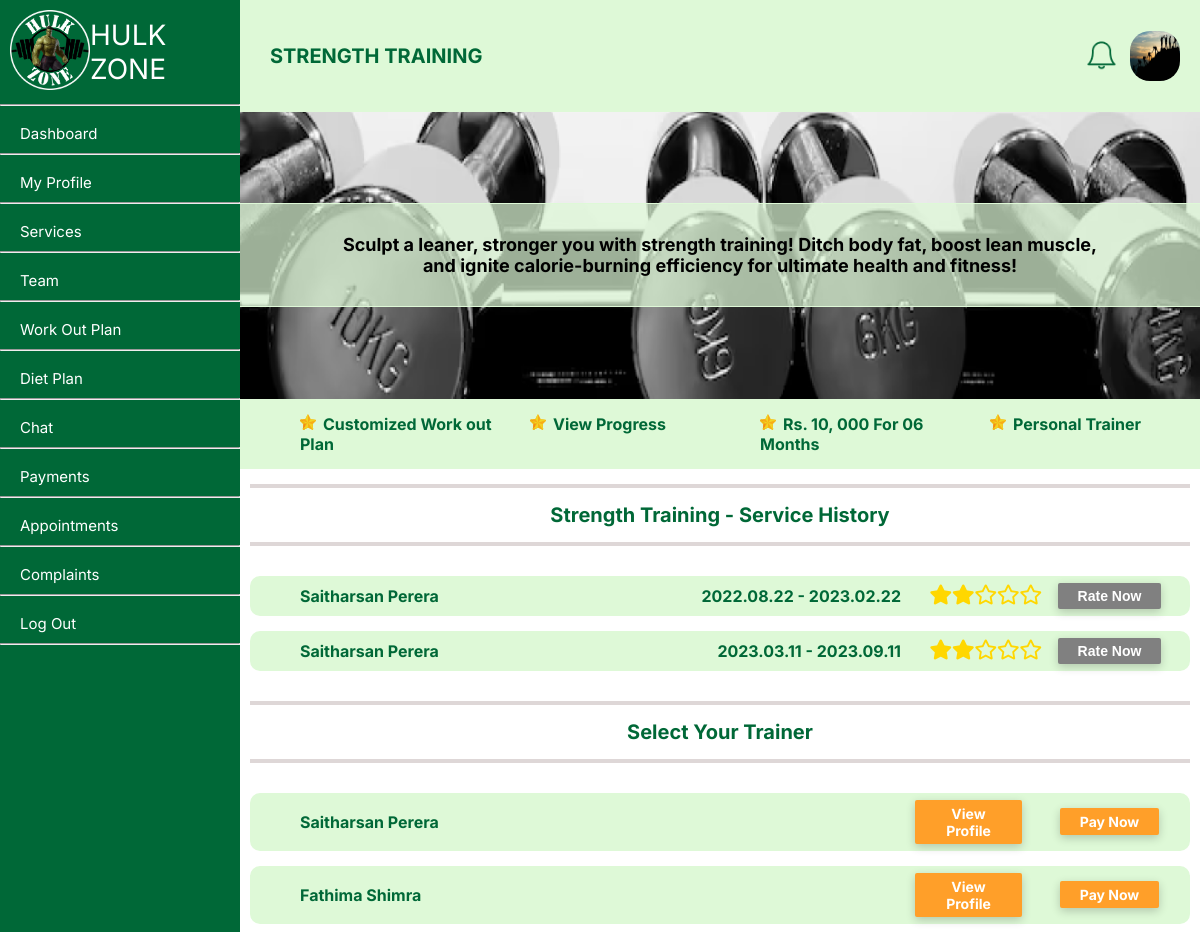
Page /member/strength.php (signed in) on the committed database.
### tables this page shows
CREATE TABLE `user` (
  `userID` int NOT NULL,
  `fName` text NOT NULL,
  `lName` text NOT NULL,
  `NIC` text NOT NULL,
  `gender` varchar(50) NOT NULL,
  `profilePhoto` text,
  `dateOfBirth` date NOT NULL,
  `roles` int NOT NULL,
  `statuses` int NOT NULL,
  `contactNumber` int NOT NULL,
  `streetNumber` varchar(255) DEFAULT NULL,
  `addressLine01` text,
  `addressLine02` text,
  `city` text,
  `pw` varchar(255) NOT NULL,
  `created_at` date NOT NULL,
  `email` varchar(50) NOT NULL
);

CREATE TABLE `servicecharge` (
  `memberID` int NOT NULL,
  `paymentID` int NOT NULL,
  `serviceID` int NOT NULL,
  `employeeID` int NOT NULL,
  `startDate` datetime NOT NULL,
  `endDate` datetime NOT NULL,
  `rate` int DEFAULT '0'
);

CREATE TABLE `employeeservice` (
  `serviceID` int NOT NULL,
  `employeeID` int NOT NULL
);

### member/setProfilePic.php (called while the page is built)
<?php
$query = "SELECT * from user where userID = " . $_SESSION['userID'];
    $result = mysqli_query($conn, $query);
    $query1 = "SELECT * from member where userID = " . $_SESSION['userID'];
    $result1 = mysqli_query($conn, $query1);
    if (mysqli_num_rows($result) == 1 && mysqli_num_rows($result1) == 1) {
        $row = mysqli_fetch_assoc($result);
        $row1 = mysqli_fetch_assoc($result1);
    } else {
        echo '<script> window.alert("Error receiving data!");</script>';
    }
    if(isset($row['profilePhoto']) && $row['profilePhoto'] != NULL){
        $profilePictureLink = $row['profilePhoto'];
    }else{
        $profilePictureLink = '../profileImages/default.png';
    }
?>

### member/strength.php (the view, shortened to what this page needs)
<?php
include '../connect.php';
?>
<?php
    include("setProfilePic.php");
?>
<!DOCTYPE html>
<html lang="en">
<head>
    <link rel="stylesheet" type="text/css" href="../member/style/gen.css">
    <link rel="stylesheet" type="text/css" href="../member/style/servicepage.css">
    <link rel="stylesheet" href="https://cdnjs.cloudflare.com/ajax/libs/font-awesome/5.15.3/css/all.min.css">
</head>
<body>
    <div class="container">
        <div class = "nav-bar">
            <?php
                include("navBar.php");
            ?>
        <div class="body">
            <div class = "header">
                <div class="left">
                    STRENGTH TRAINING
                </div>
                <div class="right">
                    <div class="notification-bell">
                        <?php include("notifications.php"); ?>
                    </div>
                    <img src="<?php echo $profilePictureLink; ?>" alt="dp" width="50px" height="50px" style="border-radius: 20px;">
                </div>
            </div>
            <div class="content">
                <div class="row">
                        <div class="topic">Sculpt a leaner, stronger you with strength training! Ditch body fat, boost lean muscle,<br> and ignite calorie-burning efficiency for ultimate health and fitness!</div>
                        <img src="../member/images/strengthpage.png" width= "100%" height="100%">
                </div>
                <div class="row-two">
                    <div class="sub-topic">
                        <div class="row-two" style="margin-left:40px;">
                            <div class="col"><li>Customized Work out Plan</li></div>
                            <div class="col"><li>View Progress</li></div>
                            <div class="col"><li>Rs. 10, 000 For  06 Months</li></div>
                            <div class="col"><li>Personal Trainer</li></div>
                        </div>
                    </div>
                </div>
                <hr class="hr-heading">
                    <div class="row-two" style="font-size:20px;">Strength Training - Service History</div>
                <hr class="hr-heading">
                <div class="row-two" style="margin-left: 10px; margin-right: 10px;">
                        <?php
                            $serviceID = 4;
                            $memberID = $row1['memberID'];
                            $sql6 = "SELECT * FROM `servicecharge` where memberID = $memberID AND serviceID = $serviceID";
                            $result6 = mysqli_query($conn, $sql6);
                            if ($result6 && mysqli_num_rows($result6) > 0) {
                                echo '<table>';
                                while ($row6 = mysqli_fetch_assoc($result6)) {
                                    $employeeID = $row6["employeeID"];
                                    $endDate = $row6["endDate"];
                                    $startDate = $row6["startDate"];
                                    $sql7 = "select * from employee where employeeID = $employeeID";
                                    $result7 = mysqli_query($conn, $sql7);
                                    $row7 = mysqli_fetch_assoc($result7);
                                    $userID = $row7["userID"];
                                    $avgRating = $row7['avgRating'];
                                    $stars = '';
                                    for ($i = 1; $i <= 5; $i++) {
                                        if ($i <= round($avgRating)) {
                                            $stars .= '<span class="fas fa-star" style="color: gold; font-size: 20px; display: inline-block;"></span>';
                                        } else {
                                            $stars .= '<span class="far fa-star" style="color: gold; font-size: 20px;display: inline-block;"></span>';
                                        }
                                    }
                                    $sql8 = "select * from user where userID = $userID";
                                    $result8 = mysqli_query($conn, $sql8);
                                    $row8 = mysqli_fetch_assoc($result8);
                                    if ($endDate <= date('Y-m-d H:i:s') && $row6['rate'] == 0) {
                                        $rate_button_enabled = true;
                                    }else{
                                        $rate_button_enabled = false;
                                    }
                                    $field1name = $row8["fName"] . " " . $row8["lName"];
                                    $field4name = date('Y.m.d', strtotime($startDate)) . ' - ' . date('Y.m.d', strtotime($endDate));
                                    $field2name = $stars;
                                    $field3name = '<button onclick="openForm()"' . ($rate_button_enabled ? '' : 'disabled') . '>Rate Now</button>';
                                    echo '<tr>
                                        <td style="text-align:left; padding-left: 50px; width:40%;">'.$field1name.'</td>
                                        <td style="text-align: right;  width:30%;">'.$field4name.'</td>
                                        <td style="text-align:right;">'.$field2name.'</td>
                                        <td>'.$field3name.'</td>
                                    </tr>';
                                }
                                echo '</table>';
                            } else {
                                echo '<table>
                                    <tr>
                                        <td style="width:100%;"> No Service History </td>
                                    </tr>
                                </table>';
                            }
                        ?>
                </div>
                <hr class="hr-heading">
                    <div class="row-two" style="font-size:20px;">Select Your Trainer</div>
                <hr class="hr-heading">
                <div class="row-two" style="margin-left: 10px; margin-right: 10px;">
                        <?php
                            $sql2 = "SELECT employeeID FROM `employeeservice` where serviceID = 4";
                            $result2 = mysqli_query($conn, $sql2);
                            if ($result2 && mysqli_num_rows($result2) > 0) {
                                echo '<table>';
                                while ($row2 = mysqli_fetch_assoc($result2)) {
                                    $employeeID = $row2["employeeID"];
                                    $sql3 = "select userID from employee where employeeID = $employeeID";
                                    $result3 = mysqli_query($conn, $sql3);
                                    $row3 = mysqli_fetch_assoc($result3);
                                    $userID = $row3["userID"];
                                    $sql4 = "select * from user where userID = $userID";
                                    $result4 = mysqli_query($conn, $sql4);
                                    $row4 = mysqli_fetch_assoc($result4);
                                    $field1name = $row4["fName"] . " " . $row4["lName"];
                                    $field2name ="<div><a href='employeeProfile.php?userID=$row3[userID]' class = 'button'>View Profile</a></div>";
                                    $sql5 = "SELECT * FROM servicecharge WHERE serviceID IN (1, 2, 4) AND endDate >= NOW()";
                                    $result5 = mysqli_query($conn, $sql5);
                                    $ongoingService = mysqli_num_rows($result5) > 0;
                                    if ($ongoingService) {
                                        $payNow = 'javascript:void(0);';
                                        $onclick = 'onclick="alert(\'You already have an ongoing service and cannot obtain another one until it ends.\'); return false;"';
                                    } else {
                                        $payNow = '../member/stripe/checkout.php?type='.$serviceID.'&amount=10000&employeeID='.$employeeID;
                                        $onclick = 'onclick="window.location.href=\''.$payNow.'\';"';
                                    }
                                    $field3name = '<a href="'.$payNow.'" class = "button" '.$onclick.'>Pay Now</a>';
                                    echo '<tr>
                                        <td style="text-align:left; padding-left: 50px;">'.$field1name.'</td>
                                        <td>'.$field2name.'</td>
                                        <td>'.$field3name.'</td>
                                    </tr>';
                                }
                                echo '</table>';
                            } else {
                                echo '<table>
                                    <tr>
                                        <td style=:"width:100%;"> Trainers Unavailable at the Moment </td>
                                    </tr>
                                </table>';
                            }
                        ?>
                </div>
            </div>
        </div>
</body>
</html>

### member/style/gen.css (style rules this page uses)
.container { display: flex; flex-direction: row; }
.nav-bar { float:left; width: 20%; height: 100vh; background-color: #006837; }
.body { float:left; width: 80%; height: 100vh; display: flex; flex-direction: column; }
.header { height: 12%; background-color: #DEF9D7; display: flex; flex-direction: row; }
.content { height: 88%; background-color: white; overflow-y: auto; overflow-x: hidden; content: ''; }
body { margin: 0; font-family: 'Inter', sans-serif; }
.left { float: left; width: 80%; display: flex; align-items: center; padding: 30px; color: rgba(0, 104, 55, 1); font-size: 20px; font-weight: bold; }
.right { float: left; width: 10%; display: flex; flex-direction: row; align-items: center; margin: 20px; justify-content: space-between; }

### member/style/servicepage.css (style rules this page uses)
.row { height:35%; text-align:center; color:black; position: relative; }
.topic { border:1px solid #DEF9D7; padding:30px; background-color:rgba(223, 249, 215, 0.7); position: absolute; top: 50%; left: 50%; transform: translate(-50%, -50%); width: 100%; font-size: 18px; text-align: center; font-weight: bold; }
.row-two { display: flex; flex-direction: row; margin-bottom: 10px; justify-content: space-around; font-weight: bold; color: #006837; }
.sub-topic { background-color: #DEF9D7; width: 100%; height: 20%; padding-top: 10px; }
.col { display: flex; flex-direction: column; padding-left: 20px; padding-bottom: 5px; padding-top: 5px; width: 33%; font-weight: bold; color: #006837; }
li { list-style-image: url("../images/star.png"); }
.hr-heading { background-color: rgb(222, 215, 215); height: 4px; margin: 15px 10px; border: 0; }
table { width: 100%; border-collapse:separate; border-spacing:0 15px; }
table tr { background-color: #DEF9D7; }
td { padding:7px; text-align: center; }
td:first-child, td:first-child { border-radius: 10px 0 0 10px; }
td:last-child, td:last-child { border-radius: 0 10px 10px 0; }
td:nth-child(2) { width: 15%; }
td:nth-child(3) { width: 15%; }
.button, button { display: inline-block; padding: 5px 20px 5px 20px; border-radius: 2px; font-weight: bold; color: #FFFFFF; border: #FF9F29; background-color: #FF9F29; font-size: 14px; box-shadow: 0 3px 10px rgb(0 0 0 / 0.2); margin-right: 20px; text-decoration: none; cursor:pointer; }
button:disabled { background-color: gray; cursor: default; }

### rows in the picture
user: profilePhoto (picture)
servicecharge: user.fName+lName "Saitharsan Perera", field4name "2022.08.22 - 2023.02.22"
servicecharge: user.fName+lName "Saitharsan Perera", field4name "2023.03.11 - 2023.09.11"
employeeservice: user.fName+lName "Saitharsan Perera"
employeeservice: user.fName+lName "Fathima Shimra"
